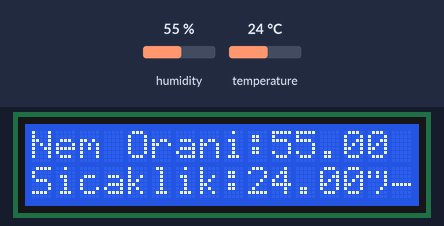
A sketch run on a simulated Arduino Uno, built with avr-gcc and run on an emulated ATmega328P. Parts: 16×2 character LCD. The test bench sets the inputs (shaded band); at power-on: humidity 55 %, temperature 24 °C.

Above: at 1.2 s.
1.3 s: humidity set to 22 %
At 3.1 s:
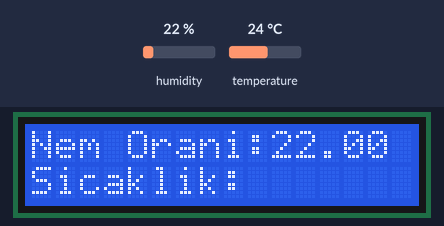
4.7 s: temperature set to 12 °C
At 6.1 s:
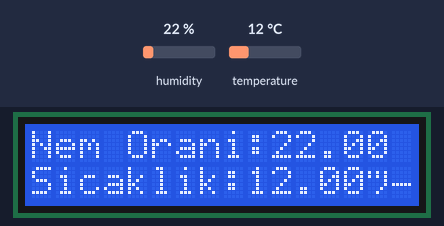
7.8 s: humidity set to 40 %
At 9.9 s:
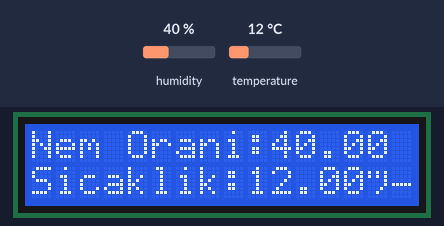
10.9 s: temperature set to 19 °C
At 12.1 s:
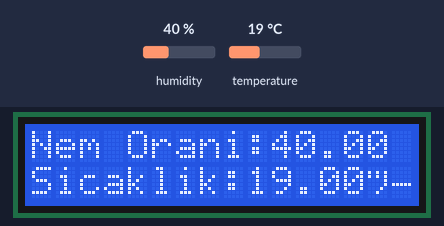
Timing chart, 0 to 13.9 s (numbered marks = the images above; inputs shaded):
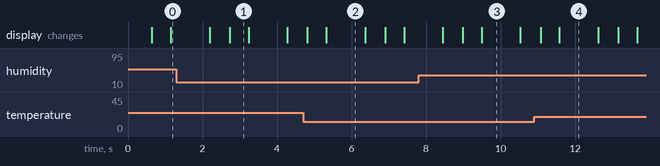

The sketch:

humidity_temperature_meters.ino
```cpp
//#include <LiquidCrystal_I2C_AvrI2C.h>
#include <LiquidCrystal_I2C.h>
#include <DHT11.h>
LiquidCrystal_I2C lcd(0x27,16,2);


DHT11 dht11(2);

void setup() {
  lcd.init();
  lcd.backlight();
}

void loop() {
  lcd.clear();

  // DHT11 nem degerini lcd'ye yazdiriyoruz.
  lcd.setCursor(0,0);
  lcd.print("Nem Orani: %");
  lcd.setCursor(10,0);
  lcd.print((float)dht11.readHumidity(), 2);

  // DHT11 s1cakllk degerini lcd'ye yazdiriyoruz.
  lcd.setCursor(0,1);
  lcd.print("Sicaklik: ");
  lcd.setCursor(9,1);
  lcd.print((float)dht11.readTemperature(), 2);
  lcd.print("°C");
  // 1 saniye bekliyoruz. 1 saniyede bir veriler ekrana yazdirilacak.

  delay(1000);

}
```

Measured:
- what the display in image 1 shows lasts 0.5 s, from 2.7 s to 3.2 s
- what the display in image 2 shows lasts 1.1 s, from 5.3 s to 6.4 s
